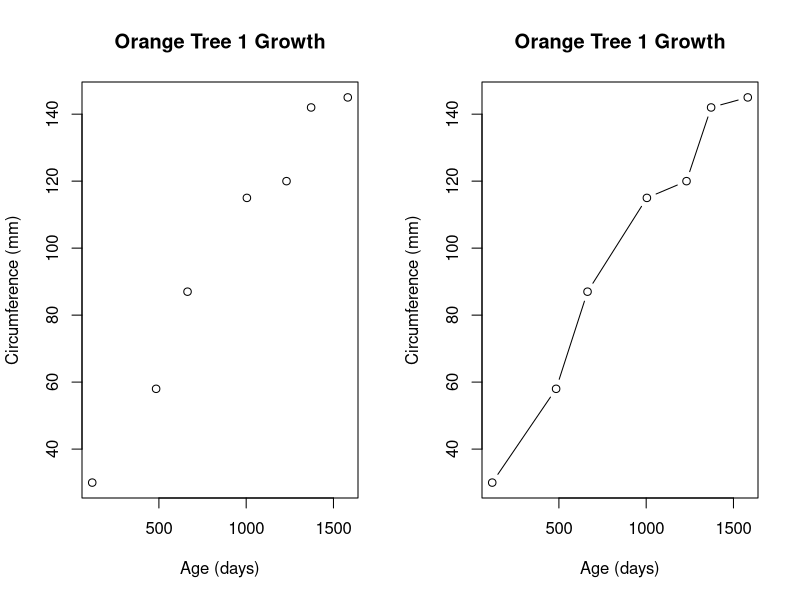

Write the R code that produced this figure.
opar <- par(no.readonly=TRUE)
par(mfrow=c(1,2))
t1 <- subset(Orange, Tree==1)
plot(t1$age, t1$circumference,
    xlab="Age (days)",
    ylab="Circumference (mm)",
    main="Orange Tree 1 Growth")

plot(t1$age, t1$circumference,
    xlab="Age (days)",
    ylab="Circumference (mm)",
    main="Orange Tree 1 Growth",
    type="b")
par(opar)

